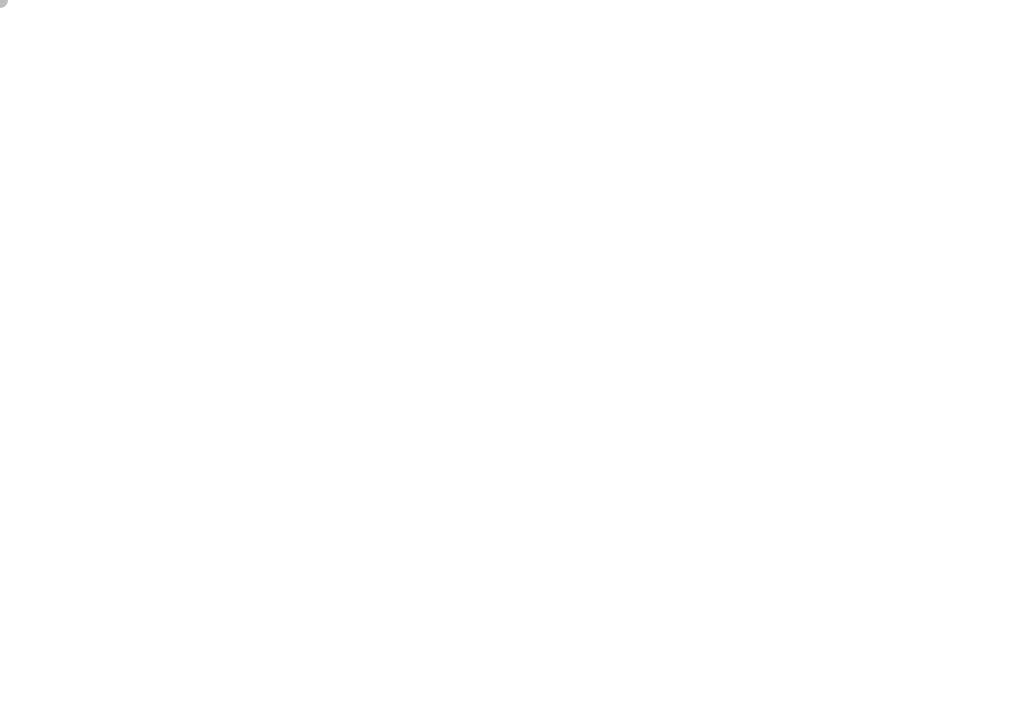
Frame 1 (no input)
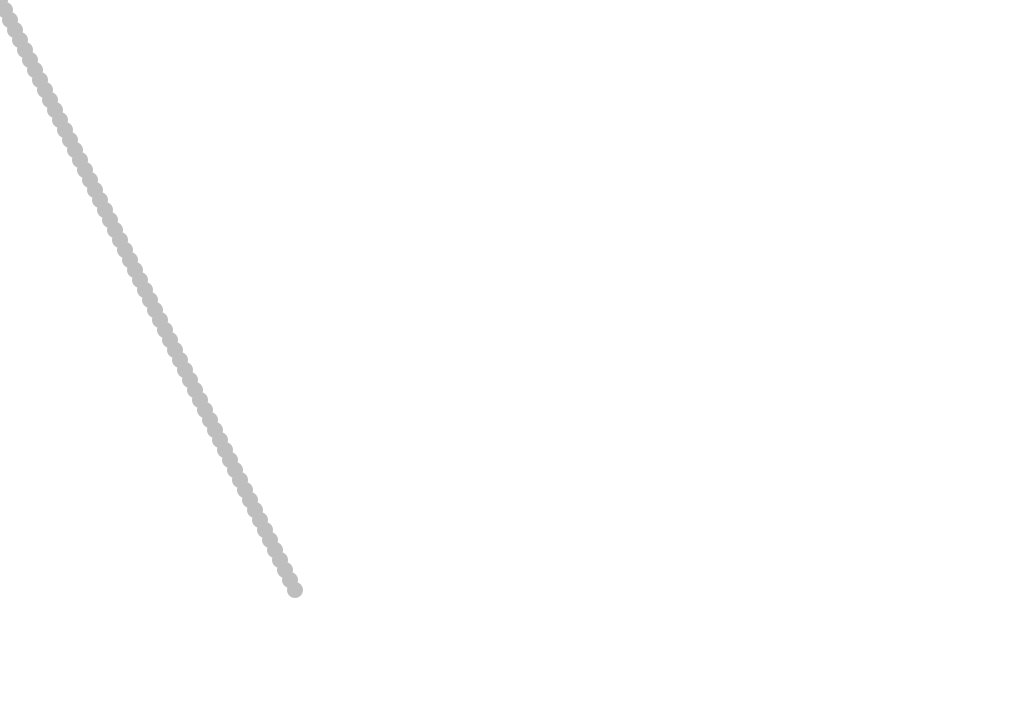
Frame 60 (the mouse pressed at the canvas centre just before this capture)
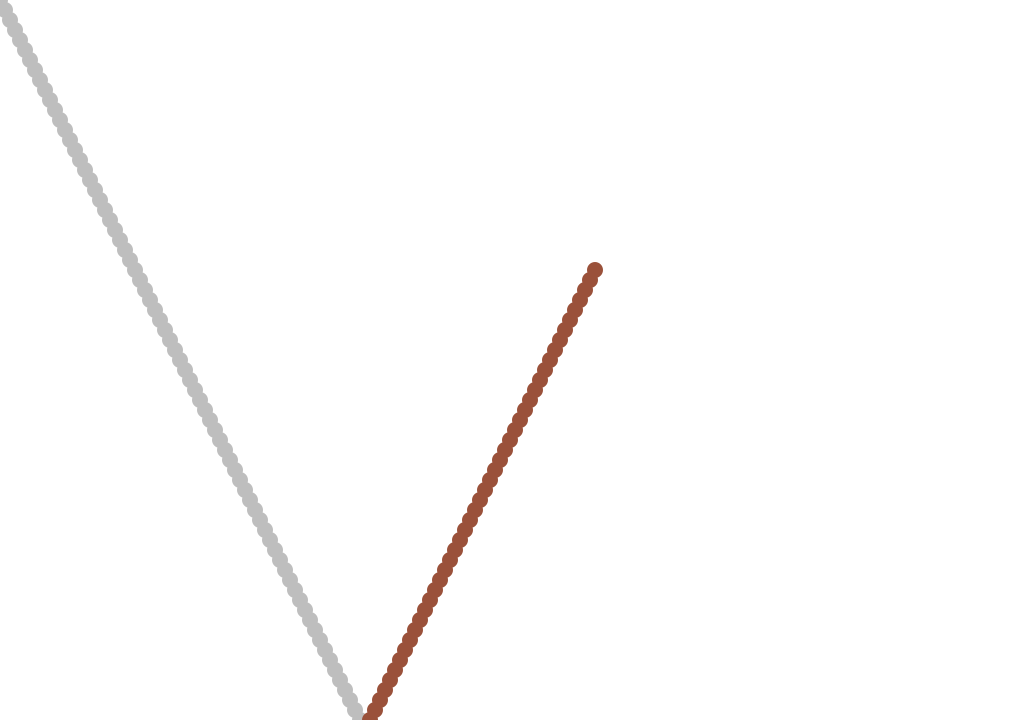
Frame 120 (the mouse held since frame 60 and released just before this capture)

The Processing sketch that drew these frames (run headless with seeded random() and noise(); from frame 60 on, the mouse is pressed at the canvas centre):

// Processing sketch: sketch_1_2_Bouncing_Ball
// ── sketch_1_2_Bouncing_Ball.pde
class Ball {
  PVector location;
  PVector velocity;
  
  int    r,  g,  b;
  float tr, tg, tb;
    
  Ball(PVector loc, PVector vel) {
    location = loc;
    velocity = vel;
    r = 190;
    g = 190;
    b = 190;
    
    tr = 0;
    tg = 5000.555;
    tb = tg*tg;
  }
  void display() {
    noStroke();
    fill(color(r, g, b));
    ellipse(location.x, location.y, 16,16);
  }
  void colorChange() {
    r = int(map(noise(tr), 0, 1, 0, 255));
    g = int(map(noise(tg), 0, 1, 0, 255));
    b = int(map(noise(tb), 0, 1, 0, 255));
    
    tr+=0.1;
    tg+=0.1;
    tb+=0.1;
    
  }
  void move() {
    location.add(velocity);
    if ((location.x > width)  || (location.x < 0 )) {
      velocity.x *= -1;
      this.colorChange();
    }
    if ((location.y > height) || (location.y < 0))  {
      velocity.y *= -1;
      this.colorChange();
    }
  }
}

Ball ball;

void setup() {
  size(1020, 720);
  background(255);
  ball = new Ball(new PVector(0,0), new PVector(5,10));
}

void draw() {
  ball.display();
  ball.move();
  //println(ball.location);
}
